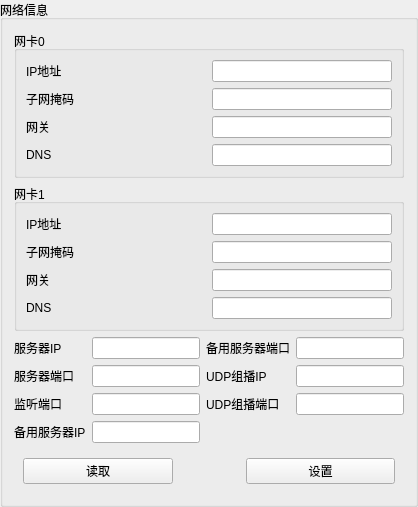
       <widget class="QGroupBox" name="gbox_netinfo">
        <property name="title">
         <string>网络信息</string>
        </property>
        <layout class="QGridLayout" name="gridLayout_13">
         <item row="5" column="0">
          <widget class="QWidget" name="widget_9" native="true">
           <property name="sizePolicy">
            <sizepolicy hsizetype="Ignored" vsizetype="Fixed">
             <horstretch>0</horstretch>
             <verstretch>0</verstretch>
            </sizepolicy>
           </property>
           <layout class="QHBoxLayout" name="horizontalLayout_4">
            <item>
             <widget class="QPushButton" name="btn_getnetinfo">
              <property name="text">
               <string>读取</string>
              </property>
             </widget>
            </item>
            <item>
             <spacer name="horizontalSpacer_3">
              <property name="orientation">
               <enum>Qt::Horizontal</enum>
              </property>
              <property name="sizeType">
               <enum>QSizePolicy::Minimum</enum>
              </property>
              <property name="sizeHint" stdset="0">
               <size>
                <width>67</width>
                <height>20</height>
               </size>
              </property>
             </spacer>
            </item>
            <item>
             <widget class="QPushButton" name="btn_setnetinfo">
              <property name="text">
               <string>设置</string>
              </property>
             </widget>
            </item>
           </layout>
          </widget>
         </item>
         <item row="1" column="0">
          <widget class="QGroupBox" name="gbox_eth1">
           <property name="title">
            <string>网卡1</string>
           </property>
           <property name="flat">
            <bool>false</bool>
           </property>
           <layout class="QGridLayout" name="gridLayout_18">
            <item row="2" column="0">
             <widget class="QLabel" name="label_4">
              <property name="text">
               <string>网关</string>
              </property>
              <property name="alignment">
               <set>Qt::AlignLeading|Qt::AlignLeft|Qt::AlignVCenter</set>
              </property>
             </widget>
            </item>
            <item row="1" column="0">
             <widget class="QLabel" name="label_3">
              <property name="text">
               <string>子网掩码</string>
              </property>
             </widget>
            </item>
            <item row="0" column="0">
             <widget class="QLabel" name="label_2">
              <property name="text">
               <string>IP地址</string>
              </property>
             </widget>
            </item>
            <item row="3" column="0">
             <widget class="QLabel" name="label_5">
              <property name="text">
               <string>DNS</string>
              </property>
              <property name="alignment">
               <set>Qt::AlignLeading|Qt::AlignLeft|Qt::AlignVCenter</set>
              </property>
             </widget>
            </item>
            <item row="0" column="1">
             <widget class="QLineEdit" name="txt_eth1_ip">
              <property name="sizePolicy">
               <sizepolicy hsizetype="Preferred" vsizetype="Fixed">
                <horstretch>0</horstretch>
                <verstretch>0</verstretch>
               </sizepolicy>
              </property>
             </widget>
            </item>
            <item row="1" column="1">
             <widget class="QLineEdit" name="txt_eth1_mask">
              <property name="sizePolicy">
               <sizepolicy hsizetype="Preferred" vsizetype="Fixed">
                <horstretch>0</horstretch>
                <verstretch>0</verstretch>
               </sizepolicy>
              </property>
             </widget>
            </item>
            <item row="2" column="1">
             <widget class="QLineEdit" name="txt_eth1_gateway">
              <property name="sizePolicy">
               <sizepolicy hsizetype="Preferred" vsizetype="Fixed">
                <horstretch>0</horstretch>
                <verstretch>0</verstretch>
               </sizepolicy>
              </property>
             </widget>
            </item>
            <item row="3" column="1">
             <widget class="QLineEdit" name="txt_eth1_dns">
              <property name="sizePolicy">
               <sizepolicy hsizetype="Preferred" vsizetype="Fixed">
                <horstretch>0</horstretch>
                <verstretch>0</verstretch>
               </sizepolicy>
              </property>
             </widget>
            </item>
           </layout>
          </widget>
         </item>
         <item row="4" column="0">
          <layout class="QGridLayout" name="gridLayout_12">
           <item row="0" column="0">
            <widget class="QLabel" name="label_18">
             <property name="text">
              <string>服务器IP</string>
             </property>
            </widget>
           </item>
           <item row="0" column="1">
            <widget class="QLineEdit" name="txt_serverip">
             <property name="sizePolicy">
              <sizepolicy hsizetype="Preferred" vsizetype="Fixed">
               <horstretch>0</horstretch>
               <verstretch>0</verstretch>
              </sizepolicy>
             </property>
            </widget>
           </item>
           <item row="1" column="0">
            <widget class="QLabel" name="label_19">
             <property name="text">
              <string>服务器端口</string>
             </property>
            </widget>
           </item>
           <item row="1" column="1">
            <widget class="QLineEdit" name="txt_serverport">
             <property name="sizePolicy">
              <sizepolicy hsizetype="Maximum" vsizetype="Fixed">
               <horstretch>0</horstretch>
               <verstretch>0</verstretch>
              </sizepolicy>
             </property>
            </widget>
           </item>
           <item row="2" column="0">
            <widget class="QLabel" name="label_20">
             <property name="text">
              <string>监听端口</string>
             </property>
            </widget>
           </item>
           <item row="3" column="0">
            <widget class="QLabel" name="label_21">
             <property name="text">
              <string>备用服务器IP</string>
             </property>
            </widget>
           </item>
           <item row="2" column="1">
            <widget class="QLineEdit" name="txt_listenport">
             <property name="sizePolicy">
              <sizepolicy hsizetype="Preferred" vsizetype="Fixed">
               <horstretch>0</horstretch>
               <verstretch>0</verstretch>
              </sizepolicy>
             </property>
            </widget>
           </item>
           <item row="3" column="1">
            <widget class="QLineEdit" name="txt_standbyip">
             <property name="sizePolicy">
              <sizepolicy hsizetype="Preferred" vsizetype="Fixed">
               <horstretch>0</horstretch>
               <verstretch>0</verstretch>
              </sizepolicy>
             </property>
            </widget>
           </item>
           <item row="0" column="2">
            <widget class="QLabel" name="label_22">
             <property name="text">
              <string>备用服务器端口</string>
             </property>
            </widget>
           </item>
           <item row="1" column="2">
            <widget class="QLabel" name="label_51">
             <property name="text">
              <string>UDP组播IP</string>
             </property>
            </widget>
           </item>
           <item row="2" column="2">
            <widget class="QLabel" name="label_52">
             <property name="text">
              <string>UDP组播端口</string>
             </property>
            </widget>
           </item>
           <item row="0" column="3">
            <widget class="QLineEdit" name="txt_standbyport">
             <property name="sizePolicy">
              <sizepolicy hsizetype="Preferred" vsizetype="Fixed">
               <horstretch>0</horstretch>
               <verstretch>0</verstretch>
              </sizepolicy>
             </property>
            </widget>
           </item>
           <item row="1" column="3">
            <widget class="QLineEdit" name="txt_udpip">
             <property name="sizePolicy">
              <sizepolicy hsizetype="Preferred" vsizetype="Fixed">
               <horstretch>0</horstretch>
               <verstretch>0</verstretch>
              </sizepolicy>
             </property>
            </widget>
           </item>
           <item row="2" column="3">
            <widget class="QLineEdit" name="txt_udpport">
             <property name="sizePolicy">
              <sizepolicy hsizetype="Preferred" vsizetype="Fixed">
               <horstretch>0</horstretch>
               <verstretch>0</verstretch>
              </sizepolicy>
             </property>
            </widget>
           </item>
          </layout>
         </item>
         <item row="0" column="0">
          <widget class="QGroupBox" name="gbox_eth0">
           <property name="title">
            <string>网卡0</string>
           </property>
           <layout class="QGridLayout" name="gridLayout_19">
            <item row="3" column="0">
             <widget class="QLabel" name="label_17">
              <property name="text">
               <string>DNS</string>
              </property>
             </widget>
            </item>
            <item row="0" column="0">
             <widget class="QLabel" name="label_14">
              <property name="text">
               <string>IP地址</string>
              </property>
             </widget>
            </item>
            <item row="2" column="0">
             <widget class="QLabel" name="label_16">
              <property name="text">
               <string>网关</string>
              </property>
             </widget>
            </item>
            <item row="1" column="0">
             <widget class="QLabel" name="label_15">
              <property name="text">
               <string>子网掩码</string>
              </property>
             </widget>
            </item>
            <item row="0" column="1">
             <widget class="QLineEdit" name="txt_eth0_ip">
              <property name="sizePolicy">
               <sizepolicy hsizetype="Preferred" vsizetype="Fixed">
                <horstretch>0</horstretch>
                <verstretch>0</verstretch>
               </sizepolicy>
              </property>
             </widget>
            </item>
            <item row="1" column="1">
             <widget class="QLineEdit" name="txt_eth0_mask">
              <property name="sizePolicy">
               <sizepolicy hsizetype="Preferred" vsizetype="Fixed">
                <horstretch>0</horstretch>
                <verstretch>0</verstretch>
               </sizepolicy>
              </property>
             </widget>
            </item>
            <item row="2" column="1">
             <widget class="QLineEdit" name="txt_eth0_gateway">
              <property name="sizePolicy">
               <sizepolicy hsizetype="Preferred" vsizetype="Fixed">
                <horstretch>0</horstretch>
                <verstretch>0</verstretch>
               </sizepolicy>
              </property>
             </widget>
            </item>
            <item row="3" column="1">
             <widget class="QLineEdit" name="txt_eth0_dns">
              <property name="sizePolicy">
               <sizepolicy hsizetype="Preferred" vsizetype="Fixed">
                <horstretch>0</horstretch>
                <verstretch>0</verstretch>
               </sizepolicy>
              </property>
             </widget>
            </item>
           </layout>
          </widget>
         </item>
        </layout>
       </widget>
